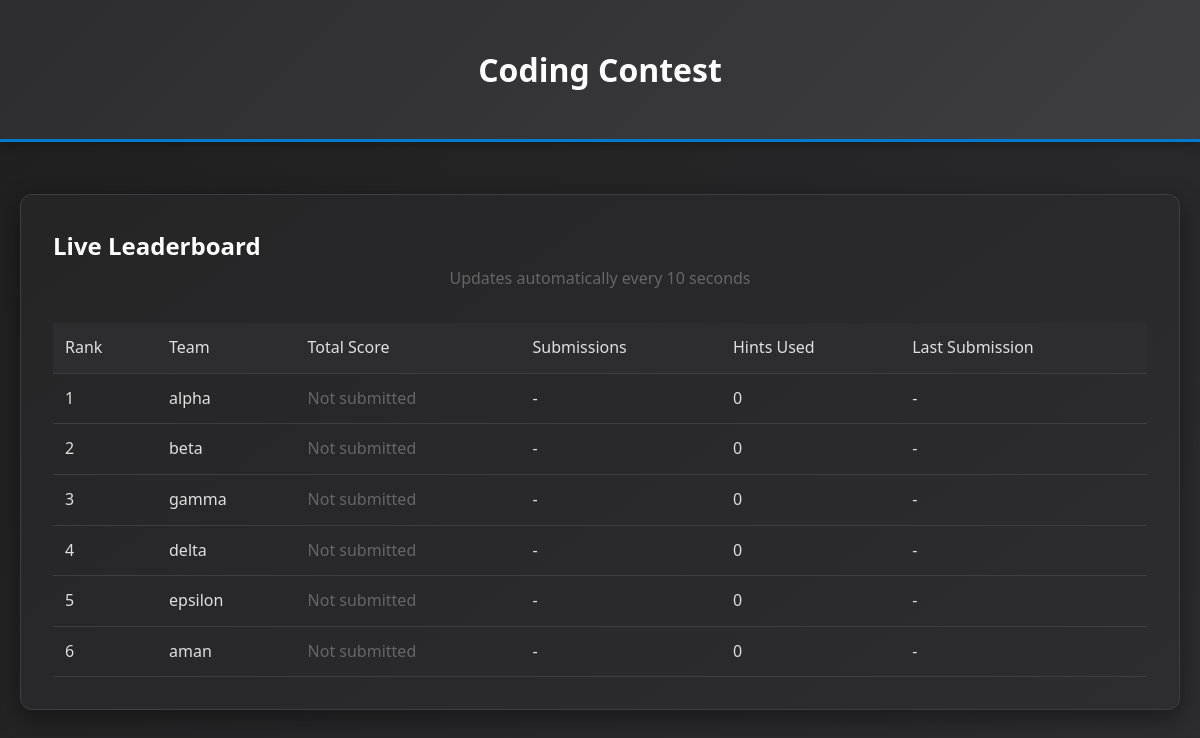
The page /leaderboard on the database as committed earlier.
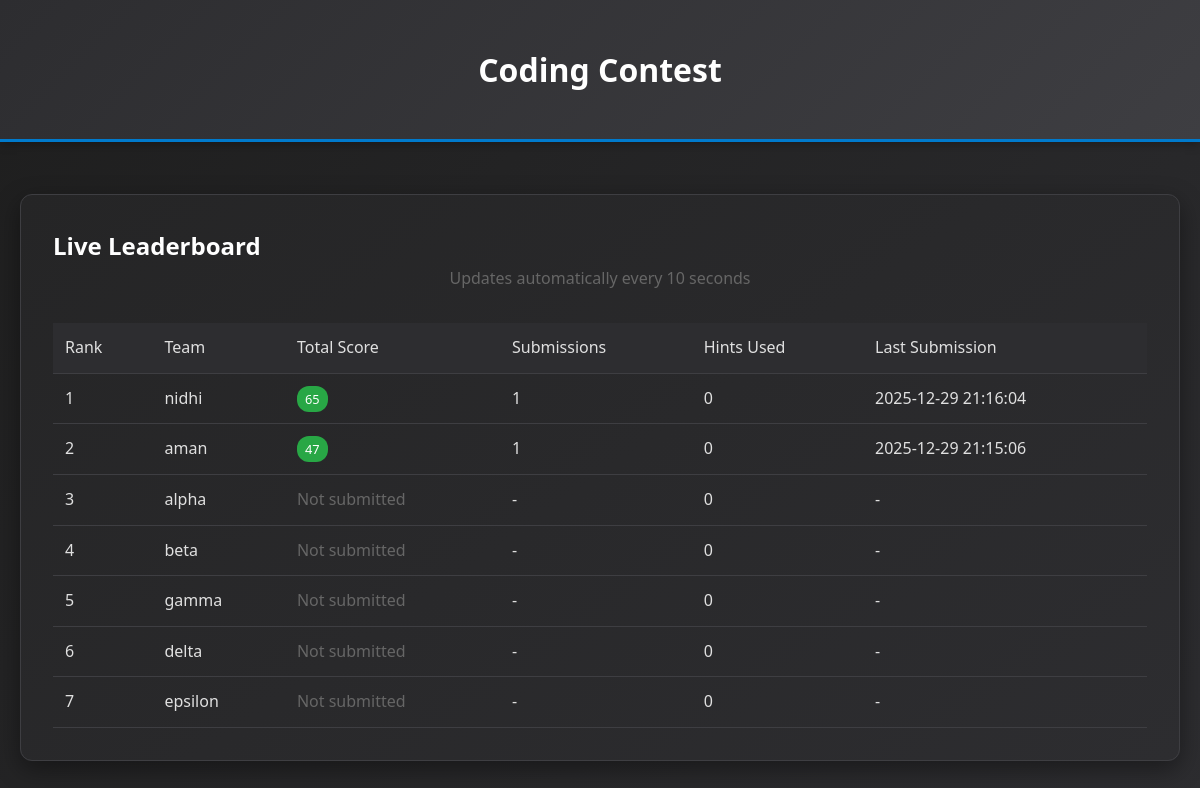
The same page on the database as committed later.
### tables this page shows
CREATE TABLE teams (
    id INTEGER PRIMARY KEY AUTOINCREMENT,
    team_id TEXT UNIQUE NOT NULL,
    username TEXT UNIQUE NOT NULL,
    password TEXT NOT NULL,
    plain_password TEXT,
    ip_address TEXT,
    last_login TIMESTAMP,
    created_at TIMESTAMP DEFAULT (datetime('now', 'localtime'))
);

### app.py (the view)
@app.route('/leaderboard')
def leaderboard():
    conn = get_db()
    teams = conn.execute('''
        SELECT
            t.team_id,
            t.username,
            COALESCE(SUM(s.score), 0) as final_score,
            COUNT(s.id) as submissions_count,
            MAX(s.submitted_at) as last_submission,
            COALESCE(h.hints_count, 0) as hints_used
        FROM teams t
        LEFT JOIN submissions s ON t.team_id = s.team_id
        LEFT JOIN (
            SELECT
                team_id,
                COUNT(*) as hints_count
            FROM hints_used
            GROUP BY team_id
        ) h ON t.team_id = h.team_id
        GROUP BY t.team_id, t.username, h.hints_count
        ORDER BY final_score DESC, last_submission ASC
    ''').fetchall()
    conn.close()
    return render_template('leaderboard.html', teams=teams)

### app.py (called while the page is built)
@app.after_request
def add_security_headers(response):
    response.headers['X-Content-Type-Options'] = 'nosniff'
    response.headers['X-Frame-Options'] = 'DENY'
    response.headers['X-XSS-Protection'] = '1; mode=block'
    response.headers['Strict-Transport-Security'] = 'max-age=31536000; includeSubDomains'
    return response

def get_db():
    conn = sqlite3.connect(DATABASE, timeout=30.0)
    conn.row_factory = sqlite3.Row
    conn.execute('PRAGMA journal_mode=WAL')
    conn.execute('PRAGMA synchronous=NORMAL')
    conn.execute('PRAGMA cache_size=50000')  # Increased for gaming laptop
    conn.execute('PRAGMA temp_store=MEMORY')
    conn.execute('PRAGMA mmap_size=268435456')  # 256MB memory mapping
    return conn

### templates/leaderboard.html (shortened to what this page needs)
{% extends "base.html" %}
{% block content %}
<div class="card">
    <h2>Live Leaderboard</h2>
    <p style="text-align: center; color: #666; margin-bottom: 2rem;">
        Updates automatically every 10 seconds
    </p>
    <table class="table" id="leaderboardTable">
        <thead>
            <tr>
                <th>Rank</th>
                <th>Team</th>
                <th>Total Score</th>
                <th>Submissions</th>
                <th>Hints Used</th>
                <th>Last Submission</th>
            </tr>
        </thead>
        <tbody>
            {% for team in teams %}
            <tr>
                <td>{{ loop.index }}</td>
                <td>{{ team.username }}</td>
                <td>
                    {% if team.final_score > 0 %}
                        <span class="score-badge">{{ team.final_score }}</span>
                    {% else %}
                        <span style="color: #666;">Not submitted</span>
                    {% endif %}
                </td>
                <td>
                    {% if team.submissions_count > 0 %}
                        {{ team.submissions_count }}
                    {% else %}
                        -
                    {% endif %}
                </td>
                <td>{{ team.hints_used or 0 }}</td>
                <td>
                    {% if team.last_submission %}
                        {{ team.last_submission }}
                    {% else %}
                        -
                    {% endif %}
                </td>
            </tr>
            {% endfor %}
        </tbody>
    </table>
</div>
{% endblock %}

### templates/base.html (shortened to what this page needs)
<!DOCTYPE html>
<html lang="en">
<head>
</head>
<body>
    <div class="header">
        <div class="container">
            <h1>{% block header %}Coding Contest{% endblock %}</h1>
        </div>
    </div>
    <div class="container">
        {% block content %}{% endblock %}
    </div>
</body>
</html>

### templates/base.html (style rules this page uses)
* { margin: 0; padding: 0; box-sizing: border-box; -webkit-user-select: none; -moz-user-select: none; -ms-user-select: none; user-select: none; -webkit-touch-callout: none; -webkit-tap-highlight-color: transparent; }
body { -webkit-user-drag: none; -khtml-user-drag: none; -moz-user-drag: none; -o-user-drag: none; }
body { font-family: 'Segoe UI', Tahoma, Geneva, Verdana, sans-serif; line-height: 1.6; background: linear-gradient(135deg, #1e1e1e 0%, #2d2d30 100%); color: #e0e0e0; min-height: 100vh; overflow-x: hidden; }
.container { max-width: 1200px; margin: 0 auto; padding: 20px; }
.header { background: linear-gradient(135deg, #2d2d30 0%, #3e3e42 100%); color: #ffffff; padding: 1.5rem 0; margin-bottom: 2rem; border-bottom: 3px solid #007acc; box-shadow: 0 2px 10px rgba(0, 0, 0, 0.3); }
.header h1 { text-align: center; font-weight: 600; }
.card { background: linear-gradient(145deg, #252526 0%, #2d2d30 100%); padding: 2rem; border-radius: 12px; box-shadow: 0 8px 25px rgba(0, 0, 0, 0.4); margin-bottom: 2rem; border: 1px solid #3e3e42; transition: transform 0.2s ease, box-shadow 0.2s ease; }
.table { width: 100%; border-collapse: collapse; margin-top: 1rem; }
.table th, .table td { padding: 12px; text-align: left; border-bottom: 1px solid #3e3e42; }
.table th { background: #2d2d30; font-weight: 500; }
.score-badge { background: #28a745; color: #fff; padding: 4px 8px; border-radius: 12px; font-size: 0.8em; font-weight: 500; }
h1, h2, h3, h4 { color: #ffffff; }

Rows that differ between the two databases and show on the page:
added teams: username "nidhi", final_score "65", submissions_count "1", hints_used "0", last_submission "2025-12-29 21:16:04"
changed teams "aman": final_score (not shown) → "47"; submissions_count (not shown) → "1"; last_submission (not shown) → "2025-12-29 21:15:06"; no longer shows "Not submitted - -"; moves up the list
